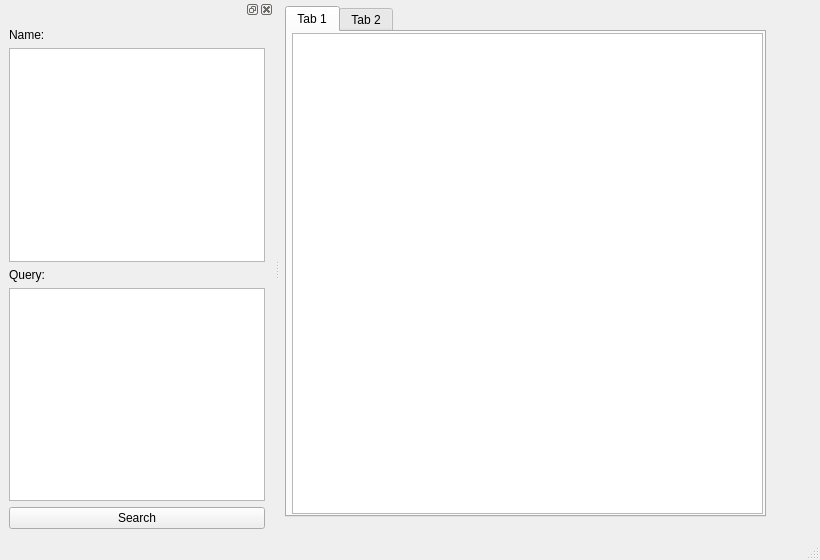
<?xml version="1.0" encoding="UTF-8"?>
<ui version="4.0">
 <class>MainWindow</class>
 <widget class="QMainWindow" name="MainWindow">
  <property name="geometry">
   <rect>
    <x>0</x>
    <y>0</y>
    <width>820</width>
    <height>560</height>
   </rect>
  </property>
  <property name="windowTitle">
   <string>MainWindow</string>
  </property>
  <widget class="QWidget" name="centralwidget">
   <widget class="QTabWidget" name="tabWidget">
    <property name="geometry">
     <rect>
      <x>5</x>
      <y>6</y>
      <width>481</width>
      <height>511</height>
     </rect>
    </property>
    <property name="currentIndex">
     <number>0</number>
    </property>
    <widget class="QWidget" name="tab">
     <attribute name="title">
      <string>Tab 1</string>
     </attribute>
     <widget class="QListWidget" name="listWidget">
      <property name="geometry">
       <rect>
        <x>5</x>
        <y>1</y>
        <width>471</width>
        <height>481</height>
       </rect>
      </property>
     </widget>
    </widget>
    <widget class="QWidget" name="tab_2">
     <attribute name="title">
      <string>Tab 2</string>
     </attribute>
     <widget class="QTextEdit" name="title">
      <property name="geometry">
       <rect>
        <x>23</x>
        <y>10</y>
        <width>441</width>
        <height>31</height>
       </rect>
      </property>
     </widget>
     <widget class="QTextEdit" name="author">
      <property name="geometry">
       <rect>
        <x>180</x>
        <y>50</y>
        <width>104</width>
        <height>31</height>
       </rect>
      </property>
     </widget>
     <widget class="QTextEdit" name="cleanHTML">
      <property name="geometry">
       <rect>
        <x>20</x>
        <y>90</y>
        <width>451</width>
        <height>331</height>
       </rect>
      </property>
     </widget>
     <widget class="QPushButton" name="pushButton_2">
      <property name="geometry">
       <rect>
        <x>40</x>
        <y>440</y>
        <width>75</width>
        <height>23</height>
       </rect>
      </property>
      <property name="text">
       <string>0</string>
      </property>
     </widget>
     <widget class="QPushButton" name="pushButton_3">
      <property name="geometry">
       <rect>
        <x>200</x>
        <y>440</y>
        <width>75</width>
        <height>23</height>
       </rect>
      </property>
      <property name="text">
       <string>1</string>
      </property>
     </widget>
     <widget class="QPushButton" name="pushButton_4">
      <property name="geometry">
       <rect>
        <x>360</x>
        <y>440</y>
        <width>75</width>
        <height>23</height>
       </rect>
      </property>
      <property name="text">
       <string>2</string>
      </property>
     </widget>
    </widget>
   </widget>
  </widget>
  <widget class="QMenuBar" name="menubar">
   <property name="geometry">
    <rect>
     <x>0</x>
     <y>0</y>
     <width>820</width>
     <height>21</height>
    </rect>
   </property>
  </widget>
  <widget class="QStatusBar" name="statusbar"/>
  <widget class="QDockWidget" name="dockWidget">
   <property name="maximumSize">
    <size>
     <width>524287</width>
     <height>546</height>
    </size>
   </property>
   <attribute name="dockWidgetArea">
    <number>1</number>
   </attribute>
   <widget class="QWidget" name="dockWidgetContents">
    <layout class="QVBoxLayout" name="verticalLayout">
     <item>
      <widget class="QLabel" name="label">
       <property name="text">
        <string>Name:</string>
       </property>
      </widget>
     </item>
     <item>
      <widget class="QTextEdit" name="textEdit">
       <property name="html">
        <string>&lt;!DOCTYPE HTML PUBLIC &quot;-//W3C//DTD HTML 4.0//EN&quot; &quot;http://www.w3.org/TR/REC-html40/strict.dtd&quot;&gt;
&lt;html&gt;&lt;head&gt;&lt;meta name=&quot;qrichtext&quot; content=&quot;1&quot; /&gt;&lt;style type=&quot;text/css&quot;&gt;
p, li { white-space: pre-wrap; }
&lt;/style&gt;&lt;/head&gt;&lt;body style=&quot; font-family:'MS Shell Dlg 2'; font-size:8.25pt; font-weight:400; font-style:normal;&quot;&gt;
&lt;p style=&quot;-qt-paragraph-type:empty; margin-top:0px; margin-bottom:0px; margin-left:0px; margin-right:0px; -qt-block-indent:0; text-indent:0px; font-size:8pt;&quot;&gt;&lt;br /&gt;&lt;/p&gt;&lt;/body&gt;&lt;/html&gt;</string>
       </property>
      </widget>
     </item>
     <item>
      <widget class="QLabel" name="label_3">
       <property name="text">
        <string>Query:</string>
       </property>
      </widget>
     </item>
     <item>
      <widget class="QTextEdit" name="textEdit_3">
       <property name="html">
        <string>&lt;!DOCTYPE HTML PUBLIC &quot;-//W3C//DTD HTML 4.0//EN&quot; &quot;http://www.w3.org/TR/REC-html40/strict.dtd&quot;&gt;
&lt;html&gt;&lt;head&gt;&lt;meta name=&quot;qrichtext&quot; content=&quot;1&quot; /&gt;&lt;style type=&quot;text/css&quot;&gt;
p, li { white-space: pre-wrap; }
&lt;/style&gt;&lt;/head&gt;&lt;body style=&quot; font-family:'MS Shell Dlg 2'; font-size:8.25pt; font-weight:400; font-style:normal;&quot;&gt;
&lt;p style=&quot;-qt-paragraph-type:empty; margin-top:0px; margin-bottom:0px; margin-left:0px; margin-right:0px; -qt-block-indent:0; text-indent:0px; font-size:8pt;&quot;&gt;&lt;br /&gt;&lt;/p&gt;&lt;/body&gt;&lt;/html&gt;</string>
       </property>
      </widget>
     </item>
     <item>
      <widget class="QPushButton" name="pushButton">
       <property name="text">
        <string>Search</string>
       </property>
      </widget>
     </item>
    </layout>
   </widget>
  </widget>
 </widget>
 <resources/>
 <connections/>
</ui>
